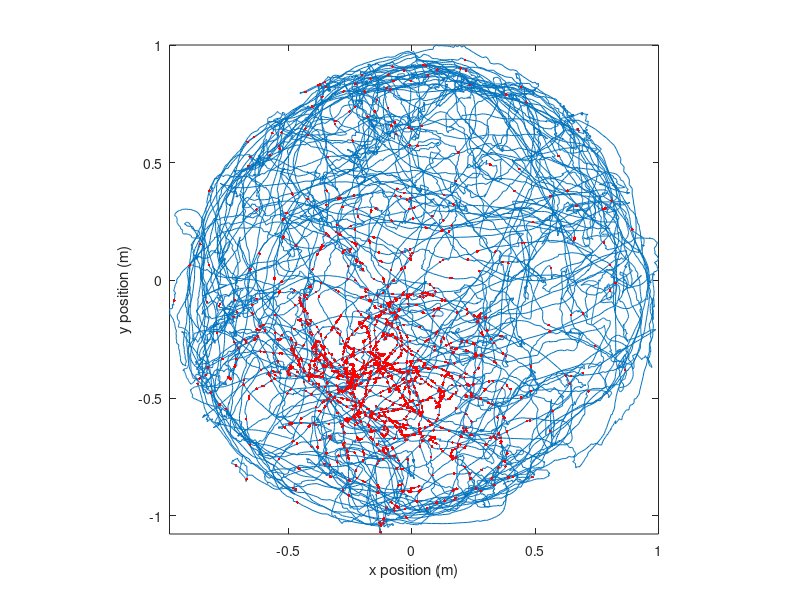

Write MATLAB code to recreate this figure. (Note: this script raises an error after producing the figure.)
% Script glm_part1.m
% MATLAB code to visualize data, fit a GLM model of the relation between
% spiking and the rat's position, and visualize this model for the
% Neuroinformatics GLM problem set.
% The code is initialized with an overly simple GLM model construction.
% Please improve it!

% load the rat trajectory and spiking data;
close all;
load('glm_data.mat');

% visualize the raw data
figure;
plot(xN,yN,x_at_spiketimes,y_at_spiketimes,'r.');
axis tight square;
xlabel('x position (m)'); ylabel('y position (m)');

% fit a GLM model to the x and y positions.  Can you think of a better
% model form based on the visualized data?
[b,dev,stats] = glmfit([xN yN],spikes_binned,'poisson');

%visualize your model
% construct a grid of positions to plot the model against...
figure;
[x_new,y_new]=meshgrid(-1:.1:1);
y_new = flipud(y_new);
x_new = fliplr(x_new);

% compute lambda for each point on this grid using the GLM model
lambda = exp(b(1) + b(2)*x_new + b(3)*y_new);
lambda(find(x_new.^2+y_new.^2>1))=nan;

%plot lambda as a function position over this grid
h_mesh = mesh(x_new,y_new,lambda,'AlphaData',0);
get(h_mesh,'AlphaData');
set(h_mesh,'AlphaData',0);
hold on;
plot3(cos(-pi:1e-2:pi),sin(-pi:1e-2:pi),zeros(size(-pi:1e-2:pi)));
